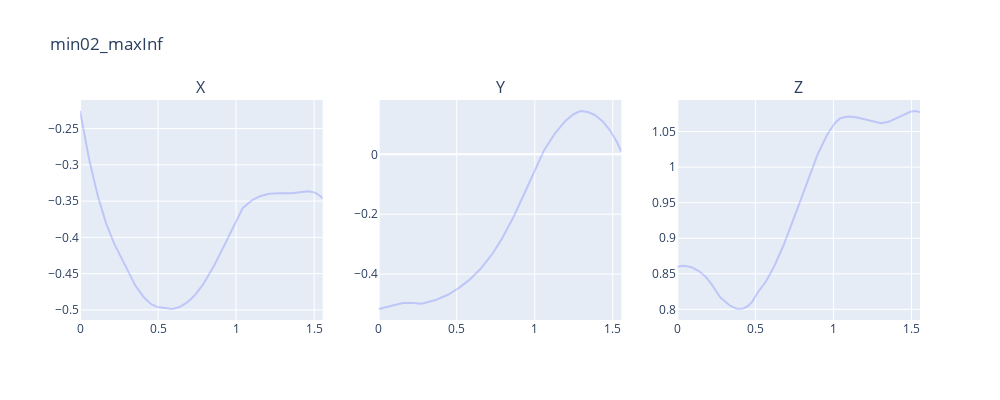

Write notebook code for a chart like this one.
### Code cell
model_pin = pinocchio.buildModelFromUrdf("../robot_utils/panda-model/panda_arm.urdf")
data_pin  = model_pin.createData()

task_position_mpc = np.zeros((3, (position_mpc.shape)[1]))

frameId = model_pin.getFrameId("panda_link8")

for i in range((position_mpc.shape)[1]):
    pinocchio.forwardKinematics(model_pin, data_pin, position_mpc[:, i])
    pinocchio.updateFramePlacement(model_pin, data_pin, frameId)
    task_position_mpc[:, i] = data_pin.oMf[frameId].translation

fig = make_subplots(rows=1, cols=3, column_titles=["X", "Y", "Z"])

for i in range(3):
    fig.add_trace(
    go.Scatter(x=time_mpc, y=task_position_mpc[i, :], opacity=0.3, line_color=colors[0]),
    row=1, col=i+1 )

title = "min02_maxInf"
fig.update_layout(height=400, width=1000, title_text=title)
fig.update(layout_showlegend=False)
fig.show()
fig.write_image("results_images/table_avoidance/" + title + ".png")

### Figure 1 — Plotly figure (JSON) as saved in the notebook; plotly's stock layout.template omitted (floating-point values rounded to 4 significant figures; data arrays with more than 128 entries replaced by an {"elided": "..."} marker saying what was removed)
{"data": [{"line": {"color": "#636EFA"}, "opacity": 0.3, "type": "scatter", "x": {"elided": "201 float values"}, "xaxis": "x", "y": {"elided": "201 float values"}, "yaxis": "y"}, {"line": {"color": "#636EFA"}, "opacity": 0.3, "type": "scatter", "x": {"elided": "201 float values"}, "xaxis": "x2", "y": {"elided": "201 float values"}, "yaxis": "y2"}, {"line": {"color": "#636EFA"}, "opacity": 0.3, "type": "scatter", "x": {"elided": "201 float values"}, "xaxis": "x3", "y": {"elided": "201 float values"}, "yaxis": "y3"}], "layout": {"annotations": [{"font": {"size": 16}, "showarrow": false, "text": "X", "x": 0.1444, "xanchor": "center", "xref": "paper", "y": 1, "yanchor": "bottom", "yref": "paper"}, {"font": {"size": 16}, "showarrow": false, "text": "Y", "x": 0.5, "xanchor": "center", "xref": "paper", "y": 1, "yanchor": "bottom", "yref": "paper"}, {"font": {"size": 16}, "showarrow": false, "text": "Z", "x": 0.8556, "xanchor": "center", "xref": "paper", "y": 1, "yanchor": "bottom", "yref": "paper"}], "height": 400, "showlegend": false, "title": {"text": "min02_maxInf"}, "width": 1000, "xaxis": {"anchor": "y", "domain": [0, 0.2889]}, "xaxis2": {"anchor": "y2", "domain": [0.3556, 0.6444]}, "xaxis3": {"anchor": "y3", "domain": [0.7111, 1]}, "yaxis": {"anchor": "x", "domain": [0, 1]}, "yaxis2": {"anchor": "x2", "domain": [0, 1]}, "yaxis3": {"anchor": "x3", "domain": [0, 1]}}}
